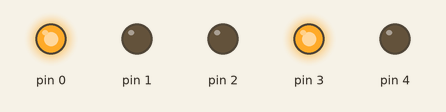
A sketch run on a simulated Arduino Uno, built with avr-gcc and run on an emulated ATmega328P. On the bench: output pins drawn as LEDs (lit = HIGH).

Above: at 2.0 s.
At 4.5 s:
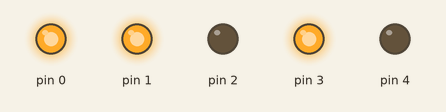
At 7.0 s:
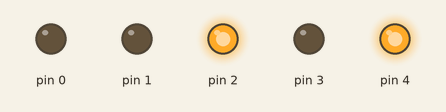
At 9.5 s:
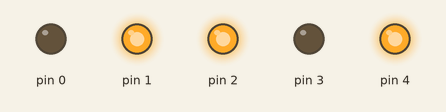
Timing chart, 0 to 13.0 s (numbered marks = the images above):
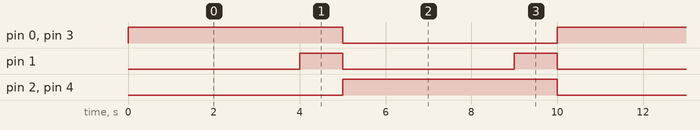

Measured:
- by itself, pin 0, pin 2–4: alternates HIGH for 5.0 s and LOW for 5.0 s
- by itself, pin 1: alternates HIGH for 1.0 s and LOW for 4.0 s
- by itself, everything shown: repeats every 10.0 s, in 5 steps

The sketch:

trafik_isigi_sart_bloklariyla1.ino
```cpp
// C++ code
//
int a = 2000;//değişken heryerde aynı değeri kullanabilmek için
int b = 3000;
void setup()
{
  pinMode(0, OUTPUT);//0 numaralı pini çıkış olarak tanımla
  pinMode(1, OUTPUT);
  pinMode(2, OUTPUT);
  pinMode(3, OUTPUT);
  pinMode(4, OUTPUT);


}

void loop()

{
  digitalWrite(0,1);
  digitalWrite(1,0);

  if(digitalRead(0)==1) //Eğer 0'ıncı pinden elektrik geliyorsa
  {
  digitalWrite(3,1);
  }

  delay(4000);
  digitalWrite(1,1);
  delay(1000);
  digitalWrite(0,0);
  digitalWrite(1,0);

  if(digitalRead(0)==0)//Eğer 0'ıncı pinden elektrik gelmiyorsa
  {
  digitalWrite(3,0);
  }

  digitalWrite(2,1);
  if(digitalRead(2)==1){
  digitalWrite(4,1);
  }

  delay(4000);
  digitalWrite(1,1);
  delay(1000);
  digitalWrite(1,1);
  digitalWrite(2,0);

  if(digitalRead(2)==0){
  digitalWrite(4,0);
  }


}
```
